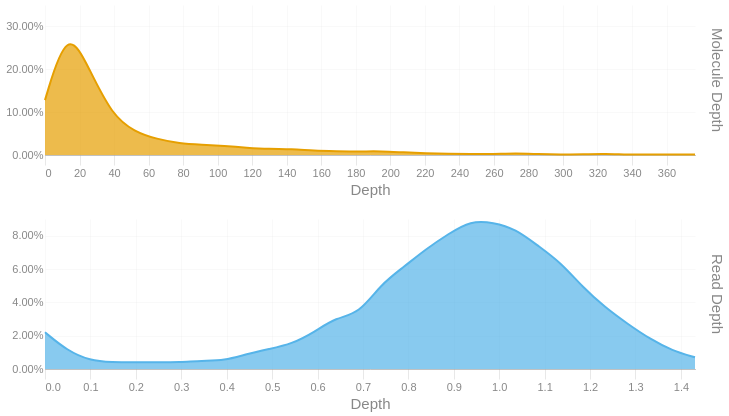

Notebook source saved alongside this figure:
### Code cell
readdep = depth_hist(tb['Read Depth'], q99, 3)
readdep = readdep.with_columns(pl.lit('Read Depth').alias('Metric'))
if not SKIPLR:
    moldep = depth_hist(tb['Molecule Depth'], mol_q99, 1)
    moldep = moldep.with_columns(pl.lit('Molecule Depth').alias('Metric'))
    _hist = pl.concat([readdep, moldep])
    _hist = _hist.filter(pl.col('Proportion') != 0)
    with SafeRender(_hist):
        (
            alt.Chart(_hist)        
            .mark_area(interpolate = "basis")
            .encode(
                x=alt.X('Bin:Q').scale(domainMin=0).axis(alt.Axis(title='Depth')),
                y = alt.Y('Proportion:Q', title = None).axis(format = '.2%'),
                color = alt.Color('Metric:N').legend(None),
                row = alt.Row("Metric:N").header(title = None, labelOrient = 'right'),
                tooltip = [
                    alt.Tooltip("Metric:N", title = "Metric"),
                    alt.Tooltip('Interval:N', title = "Depth Interval"),
                    alt.Tooltip('Proportion:Q', title = "% Alignments").format('.2%')
                ]
            )
            .resolve_scale(x='independent', y='independent')
            .properties(
                height = 150, width = 650,
                usermeta={'embedOptions': {'downloadFileName': f'{samplename}.depth.hist'}}
            )
        ).display()
else:
    readdep = readdep.filter(pl.col('Proportion') != 0)
    with SafeRender(readdep):
        (
            alt.Chart(readdep)        
            .mark_area(interpolate = "basis")
            .encode(
                x=alt.X('Bin:Q').scale(domainMin=0).axis(alt.Axis(title='Depth')),
                y = alt.Y('Proportion:Q', title = None).axis(format = '.2%'),
                tooltip = [
                    alt.Tooltip('Interval:N', title = "Depth Interval"),
                    alt.Tooltip('Proportion:Q', title = "% Alignments").format('.2%')
                ]
            )
            .properties(
                usermeta={'embedOptions': {'downloadFileName': f'{samplename}.depth.hist'}}
            )
        ).display()

### Figure 1 — Vega-Lite specification as saved in the notebook (floating-point values rounded to 4 significant figures)
{"width": 650, "height": 150, "config": {"title": {"anchor": "start", "dy": -15, "fontSize": 18, "color": "#888888", "subtitleColor": "#888888", "subtitleFontSize": 14}, "arc": {"fill": "#0072B2"}, "axis": {"domainColor": "#888888", "domainWidth": 0.5, "gridWidth": 0.2, "grid": false, "titleFontWeight": 400, "titleFontSize": 15, "labelFontSize": 11, "labelColor": "#888888", "tickColor": "#888888", "tickWidth": 0.2, "titleColor": "#888888"}, "axisBand": {"grid": false}, "axisX": {"grid": true, "tickSize": 10, "domainCap": "round"}, "axisY": {"domain": false, "grid": true, "tickSize": 0, "domainCap": "round"}, "background": "transparent", "header": {"labelFontSize": 15, "labelColor": "#888888", "titleFontSize": 15, "titleFontWeight": 600, "titleColor": "#888888"}, "legend": {"labelFont": "sans-serif", "labelFontSize": 12, "labelColor": "#888888", "symbolSize": 100, "symbolType": "circle", "titleFontSize": 12, "titlePadding": 10, "titleColor": "#888888", "title": null}, "range": {"category": ["#E69F00", "#56B4E9", "#009E73", "#F0E442", "#0072B2", "#D55E00", "#CC79A7", "#000000"], "diverging": ["#cfe8f3", "#a2d4ec", "#73bfe2", "#46abdb", "#1696d2", "#12719e"]}, "area": {"fill": "#0072B2", "fillOpacity": 0.7, "line": true, "strokeOpacity": 0.7}, "line": {"color": "#0072B2", "stroke": "#0072B2", "strokeWidth": 2}, "trail": {"color": "#0072B2", "stroke": "#0072B2", "strokeWidth": 0, "size": 1}, "point": {"filled": true, "fillOpacity": 1.0, "size": 95}, "text": {"color": "#888888", "fontSize": 11, "align": "right", "fontWeight": 400, "size": 11}, "bar": {"fill": "#0072B2", "stroke": null}, "view": {"stroke": null, "continuousWidth": 660, "continuousHeight": 400}}, "data": {"name": "data-29b1d285181799e15aee224a4cf087c5"}, "mark": {"type": "area", "interpolate": "basis"}, "encoding": {"color": {"field": "Metric", "legend": null, "type": "nominal"}, "row": {"field": "Metric", "header": {"title": null, "labelOrient": "right"}, "type": "nominal"}, "tooltip": [{"field": "Metric", "title": "Metric", "type": "nominal"}, {"field": "Interval", "title": "Depth Interval", "type": "nominal"}, {"field": "Proportion", "format": ".2%", "title": "% Alignments", "type": "quantitative"}], "x": {"axis": {"title": "Depth"}, "field": "Bin", "scale": {"domainMin": 0}, "type": "quantitative"}, "y": {"axis": {"format": ".2%"}, "field": "Proportion", "title": null, "type": "quantitative"}}, "resolve": {"scale": {"x": "independent", "y": "independent"}}, "usermeta": {"embedOptions": {"downloadFileName": "S3_Cooper_1786.depth.hist"}}, "$schema": "https://vega.github.io/schema/vega-lite/v6.1.0.json", "datasets": {"data-29b1d285181799e15aee224a4cf087c5": [{"Bin": 0.0, "Interval": "0.0-0.049", "Proportion": 0.022, "Metric": "Read Depth"}, {"Bin": 0.049, "Interval": "0.049-0.099", "Proportion": 0.011, "Metric": "Read Depth"}, {"Bin": 0.099, "Interval": "0.099-0.148", "Proportion": 0.005, "Metric": "Read Depth"}, {"Bin": 0.148, "Interval": "0.148-0.197", "Proportion": 0.004, "Metric": "Read Depth"}, {"Bin": 0.197, "Interval": "0.197-0.247", "Proportion": 0.004, "Metric": "Read Depth"}, {"Bin": 0.247, "Interval": "0.247-0.296", "Proportion": 0.004, "Metric": "Read Depth"}, {"Bin": 0.296, "Interval": "0.296-0.345", "Proportion": 0.004, "Metric": "Read Depth"}, {"Bin": 0.345, "Interval": "0.345-0.395", "Proportion": 0.005, "Metric": "Read Depth"}, {"Bin": 0.395, "Interval": "0.395-0.444", "Proportion": 0.005, "Metric": "Read Depth"}, {"Bin": 0.444, "Interval": "0.444-0.493", "Proportion": 0.009, "Metric": "Read Depth"}, {"Bin": 0.493, "Interval": "0.493-0.543", "Proportion": 0.012, "Metric": "Read Depth"}, {"Bin": 0.543, "Interval": "0.543-0.592", "Proportion": 0.015, "Metric": "Read Depth"}, {"Bin": 0.592, "Interval": "0.592-0.641", "Proportion": 0.022, "Metric": "Read Depth"}, {"Bin": 0.641, "Interval": "0.641-0.691", "Proportion": 0.031, "Metric": "Read Depth"}, {"Bin": 0.691, "Interval": "0.691-0.74", "Proportion": 0.033, "Metric": "Read Depth"}, {"Bin": 0.74, "Interval": "0.74-0.789", "Proportion": 0.051, "Metric": "Read Depth"}, {"Bin": 0.789, "Interval": "0.789-0.839", "Proportion": 0.061, "Metric": "Read Depth"}, {"Bin": 0.839, "Interval": "0.839-0.888", "Proportion": 0.072, "Metric": "Read Depth"}, {"Bin": 0.888, "Interval": "0.888-0.937", "Proportion": 0.081, "Metric": "Read Depth"}, {"Bin": 0.937, "Interval": "0.937-0.987", "Proportion": 0.089, "Metric": "Read Depth"}, {"Bin": 0.987, "Interval": "0.987-1.036", "Proportion": 0.088, "Metric": "Read Depth"}, {"Bin": 1.036, "Interval": "1.036-1.085", "Proportion": 0.084, "Metric": "Read Depth"}, {"Bin": 1.085, "Interval": "1.085-1.135", "Proportion": 0.074, "Metric": "Read Depth"}, {"Bin": 1.135, "Interval": "1.135-1.184", "Proportion": 0.064, "Metric": "Read Depth"}, {"Bin": 1.184, "Interval": "1.184-1.233", "Proportion": 0.049, "Metric": "Read Depth"}, {"Bin": 1.233, "Interval": "1.233-1.283", "Proportion": 0.037, "Metric": "Read Depth"}, {"Bin": 1.283, "Interval": "1.283-1.332", "Proportion": 0.027, "Metric": "Read Depth"}, {"Bin": 1.332, "Interval": "1.332-1.381", "Proportion": 0.018, "Metric": "Read Depth"}, {"Bin": 1.381, "Interval": "1.381-1.431", "Proportion": 0.011, "Metric": "Read Depth"}, {"Bin": 1.431, "Interval": "1.431-1.48", "Proportion": 0.007, "Metric": "Read Depth"}, {"Bin": 0.0, "Interval": "0.0-13.0", "Proportion": 0.128, "Metric": "Molecule Depth"}, {"Bin": 13.0, "Interval": "13.0-26.0", "Proportion": 0.303, "Metric": "Molecule Depth"}, {"Bin": 26.0, "Interval": "26.0-38.9", "Proportion": 0.197, "Metric": "Molecule Depth"}, {"Bin": 38.9, "Interval": "38.9-51.9", "Proportion": 0.093, "Metric": "Molecule Depth"}, {"Bin": 51.9, "Interval": "51.9-64.9", "Proportion": 0.054, "Metric": "Molecule Depth"}, {"Bin": 64.9, "Interval": "64.9-77.9", "Proportion": 0.037, "Metric": "Molecule Depth"}, {"Bin": 77.9, "Interval": "77.9-90.9", "Proportion": 0.027, "Metric": "Molecule Depth"}, {"Bin": 90.9, "Interval": "90.9-103.9", "Proportion": 0.024, "Metric": "Molecule Depth"}, {"Bin": 103.9, "Interval": "103.9-116.8", "Proportion": 0.021, "Metric": "Molecule Depth"}, {"Bin": 116.8, "Interval": "116.8-129.8", "Proportion": 0.017, "Metric": "Molecule Depth"}, {"Bin": 129.8, "Interval": "129.8-142.8", "Proportion": 0.014, "Metric": "Molecule Depth"}, {"Bin": 142.8, "Interval": "142.8-155.8", "Proportion": 0.014, "Metric": "Molecule Depth"}, {"Bin": 155.8, "Interval": "155.8-168.8", "Proportion": 0.01, "Metric": "Molecule Depth"}, {"Bin": 168.8, "Interval": "168.8-181.8", "Proportion": 0.009, "Metric": "Molecule Depth"}, {"Bin": 181.8, "Interval": "181.8-194.7", "Proportion": 0.008, "Metric": "Molecule Depth"}, {"Bin": 194.7, "Interval": "194.7-207.7", "Proportion": 0.009, "Metric": "Molecule Depth"}, {"Bin": 207.7, "Interval": "207.7-220.7", "Proportion": 0.006, "Metric": "Molecule Depth"}, {"Bin": 220.7, "Interval": "220.7-233.7", "Proportion": 0.004, "Metric": "Molecule Depth"}, {"Bin": 233.7, "Interval": "233.7-246.7", "Proportion": 0.003, "Metric": "Molecule Depth"}, {"Bin": 246.7, "Interval": "246.7-259.7", "Proportion": 0.002, "Metric": "Molecule Depth"}, {"Bin": 259.7, "Interval": "259.7-272.6", "Proportion": 0.002, "Metric": "Molecule Depth"}, {"Bin": 272.6, "Interval": "272.6-285.6", "Proportion": 0.004, "Metric": "Molecule Depth"}, {"Bin": 285.6, "Interval": "285.6-298.6", "Proportion": 0.002, "Metric": "Molecule Depth"}, {"Bin": 298.6, "Interval": "298.6-311.6", "Proportion": 0.001, "Metric": "Molecule Depth"}, {"Bin": 311.6, "Interval": "311.6-324.6", "Proportion": 0.002, "Metric": "Molecule Depth"}, {"Bin": 324.6, "Interval": "324.6-337.6", "Proportion": 0.003, "Metric": "Molecule Depth"}, {"Bin": 337.6, "Interval": "337.6-350.5", "Proportion": 0.001, "Metric": "Molecule Depth"}, {"Bin": 350.5, "Interval": "350.5-363.5", "Proportion": 0.001, "Metric": "Molecule Depth"}, {"Bin": 363.5, "Interval": "363.5-376.5", "Proportion": 0.001, "Metric": "Molecule Depth"}, {"Bin": 376.5, "Interval": "376.5-389.49", "Proportion": 0.001, "Metric": "Molecule Depth"}]}}
